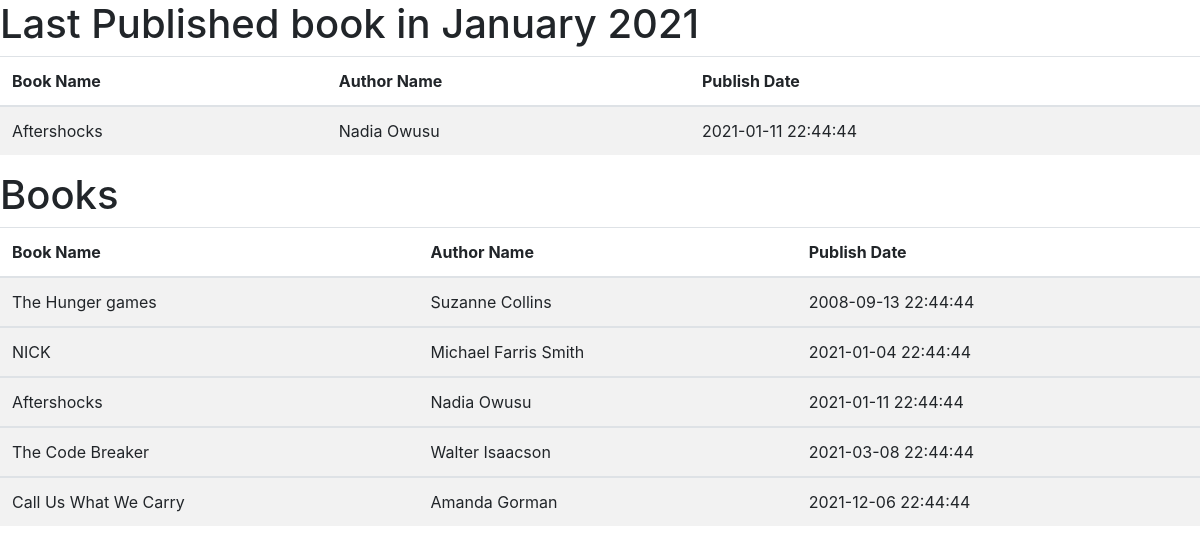
Screenshot of /Task4/index.php with the database file from the repository.
### tables this page shows
CREATE TABLE `books` (
  `id` int(11) NOT NULL,
  `author_id` int(25) NOT NULL,
  `books_name` varchar(255) NOT NULL,
  `publish_date` timestamp NOT NULL DEFAULT current_timestamp() ON UPDATE current_timestamp()
);

CREATE TABLE `authors` (
  `id` int(11) NOT NULL,
  `first_name` varchar(255) NOT NULL,
  `last_name` varchar(255) NOT NULL
);

### Task4/model.class.php (called while the page is built, shortened)
<?php
    class model {
        var $servername = "Localhost";
        var $username = "root";
        var $password = "";
        var $db = "initial_quality_test";
        private $conn;
        function connect(){
            $this->conn = mysqli_connect($this->servername, $this->username, $this->password, $this->db);
        }
        public function filterByMonthdesc(){
            $result = $this->conn->query("SELECT books.books_name, au.first_name, au.last_name, books.publish_date FROM books
            INNER JOIN authors au ON au.id = books.author_id
            ORDER by books.publish_date LIKE'2021-01-%' DESC LIMIT 1");
            return $result;
        }
        public function readAll(){
            $result = $this->conn->query("SELECT books.books_name, au.first_name, au.last_name, books.publish_date FROM books
            INNER JOIN authors au ON au.id = books.author_id
            ORDER by books.publish_date");
            return $result;
        }
    }

### Task4/index.php (the view, shortened to what this page needs)
<?php
    include './model.class.php';
?>
<!DOCTYPE html>
<html lang="en">
<head>
    <link rel="stylesheet" href="https://stackpath.bootstrapcdn.com/bootstrap/4.1.3/css/bootstrap.min.css">
</head>
<body>
    <h1>Last Published book in January 2021</h1>
    <table class="table table-striped">
    <thead>
        <tr>
        <th scope="col">Book Name</th>
        <th scope="col">Author Name</th>
        <th scope="col">Publish Date</th>
        </tr>
    </thead>
    <?php
        $filter_obj = new books();
        $result = $filter_obj->filterByMonthdesc();
        foreach ($result as $value) {
    ?>
    <tbody>
        <tr>
        <td><?php echo $value['books_name']; ?></td>
        <td ><?php echo $value['first_name'];?>   <?php echo $value['last_name'];?></td>
        <td><?php echo $value['publish_date']; ?></td>
        </tr>
    </tbody>
        <?php } ?>
    </table>
    <h1>Books</h1>
    <table class="table table-striped">
    <thead>
        <tr>
        <th scope="col">Book Name</th>
        <th scope="col">Author Name</th>
        <th scope="col">Publish Date</th>
        </tr>
    </thead>
    <?php
        $filter_obj = new books();
        $result = $filter_obj->readAll();
        foreach ($result as $reaAllData) {
    ?>
    <tbody>
        <tr>
        <td><?php echo $reaAllData['books_name']; ?></td>
        <td ><?php echo $reaAllData['first_name'];?>   <?php echo $reaAllData['last_name'];?></td>
        <td><?php echo $reaAllData['publish_date']; ?></td>
        </tr>
    </tbody>
        <?php } ?>
    </table>
</body>
</html>

### rows the page displays
books: books_name "Aftershocks", author.first_name "Nadia", author.last_name "Owusu", publish_date "2021-01-11 22:44:44"
books: books_name "The Hunger games", author.first_name "Suzanne", author.last_name "Collins", publish_date "2008-09-13 22:44:44"
books: books_name "NICK", author.first_name "Michael Farris", author.last_name "Smith", publish_date "2021-01-04 22:44:44"
books: books_name "The Code Breaker", author.first_name "Walter", author.last_name "Isaacson", publish_date "2021-03-08 22:44:44"
books: books_name "Call Us What We Carry", author.first_name "Amanda", author.last_name "Gorman", publish_date "2021-12-06 22:44:44"
